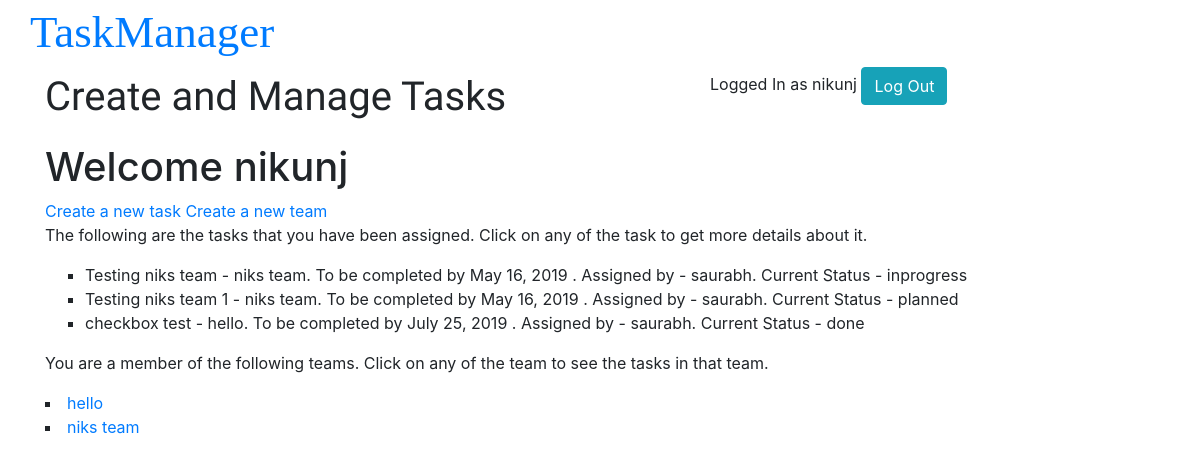
Screenshot of /users/userpage/ (signed in) with the database file from the repository.
### tasks/models.py (models this page shows, shortened)
class Task(models.Model):
    team = models.ForeignKey(Team,on_delete=models.CASCADE, null=True, blank=True)
    title = models.CharField(max_length=100)
    description = models.TextField()
    assignee = models.ManyToManyField(User)
    status = models.CharField(max_length=15,choices=STATUS, default='Planned')
    deadline = models.DateField(blank=True, null=True)
    created_by = models.CharField(max_length=100)
    created_on = models.DateTimeField(auto_now_add=True)

### users/models.py (models this page shows)
class Team(models.Model):
    name = models.CharField(max_length=100)
    users = models.ManyToManyField(User)
    created_by = models.CharField(max_length=100)
    created_on = models.DateTimeField(auto_now_add=True)
    def __str__(self):
        return self.name

### users/views.py (the view)
@login_required(login_url="/")
def userpage(request):
    user = request.user
    teams = user.team_set.all()
    tasks = user.task_set.all()
    context = {
        'user': user,
        'teams': teams,
        'tasks': tasks
    }
    return render(request, 'users/userpage.html', context)

### users/templates/users/userpage.html (shortened to what this page needs)
{% extends 'base.html' %}
{% load staticfiles %}
{% block one %}
<body>
    <h1 id="detailhead">Welcome {{ user.username }}</h1>
    <a href="{% url 'tasks:new-task' %}">Create a new task</a>
    <a href="{% url 'users:new-team' %}">Create a new team</a>
    <div>
        {% if tasks %}
            <p>The following are the tasks that you have been assigned. Click on any of the task to get more details about it.</p>
            <ul>
            {% for task in tasks %}
                <li>{{ task.title }}{% if task.team %} - {{ task.team }}{% endif %}.
                    {% if task.deadline %} To be completed by {{ task.deadline }} {% endif %}.
                    Assigned by - {{ task.created_by }}.
                    Current Status - {{ task.status }}
                </li>
            {% endfor %}
            </ul>
        {% else %}
            <p>You have been assigned no tasks</p>
        {% endif %}
    </div>
    <div>
        {% if teams %}
            <p>You are a member of the following teams. Click on any of the team to see the tasks in that team.</p>
        {% for team in teams %}
        <li>
            <a href="{% url 'users:team-disp' id=team.id %}">{{ team.name }}</a>
        </li>
        {% endfor %}
        {% else %}
        <p>
            You are not a member of any team.
        </p>
        {% endif %}
    </div>
</body>
{% endblock %}

### global_templates/base.html (shortened to what this page needs)
{% load staticfiles %}
<!DOCTYPE html>
<html>
    <head>
        <meta-charset="utf-8">
        <link rel="stylesheet" type="text/css" href="{% static 'styles.css' %}">
        <link rel="stylesheet" href="https://maxcdn.bootstrapcdn.com/bootstrap/4.1.0/css/bootstrap.min.css">
    </head>
    <body>
        <div class="container">
        <header>
            {% if user.is_authenticated %}
            <div class="row">
                <h1 class="title"><a href="{% url 'users:userpage' %}">TaskManager</a></h1>
            </div>
            <div class="row">
            <div class="col-md-7">
                <p class="line">Create and Manage Tasks</p>
            </div>
            <nav class="navi col-md-5">
                <span>Logged In as {{ user.username }}</span>
                <a href="{% url 'users:logout' %}"><input type="submit" class="btn btn-info" value="Log Out"></a>
            </nav>
            </div>
            {% endif %}
        </header>
        <div class="wrap">
            {% block one %}
            {% endblock %}
        </div>
        </div>
    </body>
</html>

### global_assets/styles.css (style rules this page uses)
.title { margin-top: 5px; font-family: 'Arvo', serif; font-size: 45px; }
.line { font-family: 'Tangerine', cursive; font-size: 40px; }
li { list-style-type: square; }

### rows the page displays
Task: title "Testing niks team", team "niks team", deadline "May 16, 2019", created_by "saurabh", status "inprogress"
Task: title "Testing niks team 1", team "niks team", deadline "May 16, 2019", created_by "saurabh", status "planned"
Task: title "checkbox test", team "hello", deadline "July 25, 2019", created_by "saurabh", status "done"
Team: name "hello"
Team: name "niks team"

### other values shown
{{ user.username }} "nikunj"
